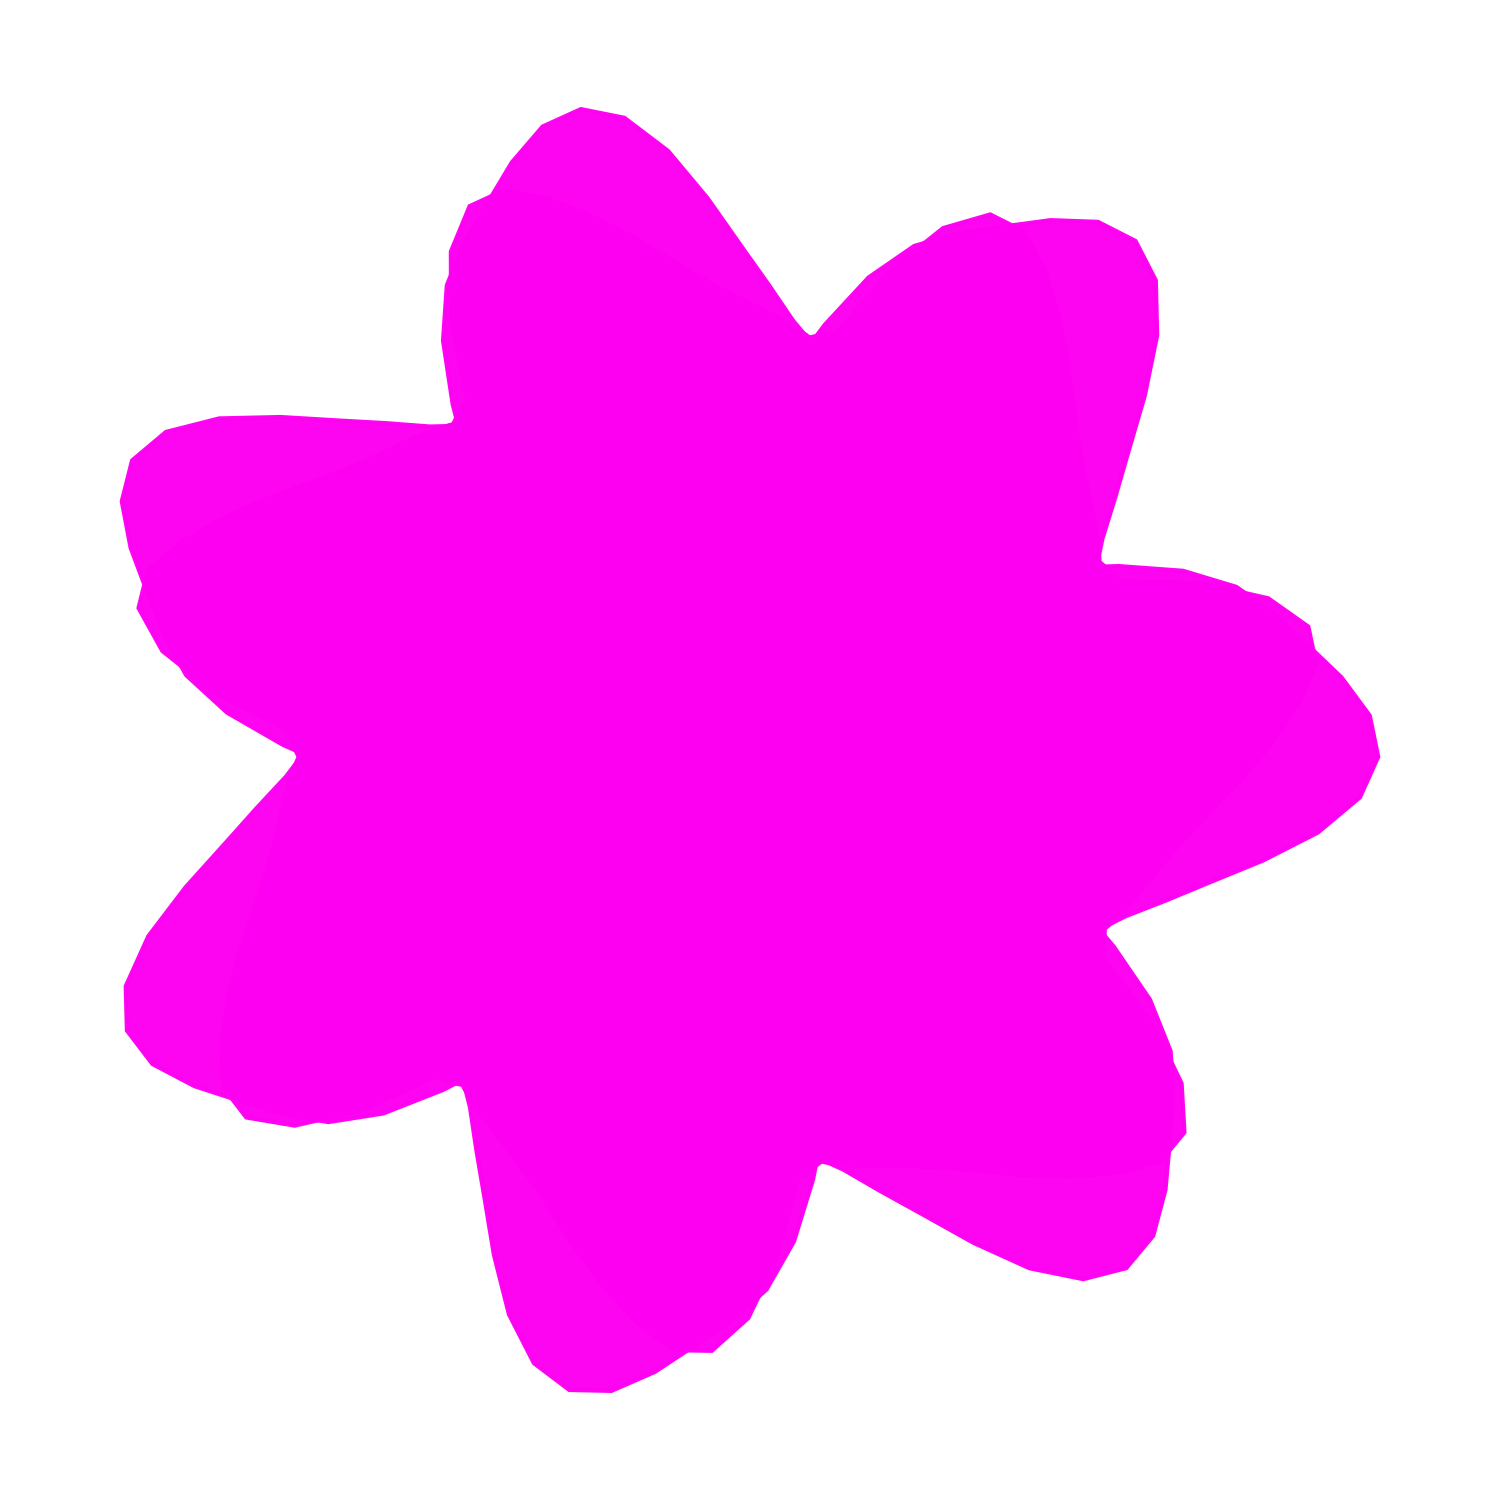

The script that saved this image:
import math
import random
import numpy as np
import matplotlib.pyplot as plt
import matplotlib.colors as mcolors
from noise import pnoise2
from math import pi as PI

def norm_rand(min_val, max_val):
    return random.uniform(min_val, max_val)

def mapval(value, in_min, in_max, out_min, out_max):
    return (value - in_min) * (out_max - out_min) / (in_max - in_min) + out_min

def rand_choice(options):
    return random.choice(options)

def sigmoid(x, coeff):
    return 1 / (1 + math.exp(-x * coeff))

def noise(x, seed):
    return pnoise2(x, seed)

def gen_params(flower_color="#ff69b4", alpha=0.7):
    PAR = {}

    randint = lambda x, y: math.floor(norm_rand(x, y))
    pow = math.pow
    sin = math.sin

    def flower_shape_mask(x):
        return math.pow(math.sin(PI * x), 0.2)

    PAR['flowerChance'] = rand_choice([norm_rand(0, 0.08), norm_rand(0, 0.03)])
    PAR['flowerLength'] = norm_rand(5, 55)
    PAR['flowerWidth'] = norm_rand(5, 30)

    flower_shape_noise_seed = random.random() * PI
    flower_jaggedness = norm_rand(8, 15)

    def flower_shape(x):
        return noise(x * flower_jaggedness, flower_shape_noise_seed) * flower_shape_mask(x)

    PAR['flowerShape'] = flower_shape
    PAR['flowerColor'] = {
        'rgb': mcolors.to_rgb(flower_color),
        'alpha': alpha
    }

    curve_coeff0 = [norm_rand(-0.5, 0.5), norm_rand(5, 10)]
    curve_coeff2 = [random.random() * PI, norm_rand(5, 15)]
    curve_coeff4 = [random.random() * 0.5, norm_rand(0.8, 1.2)]

    def flower_open_curve_1(x, op):
        if x < 0.1:
            return 2 + op * curve_coeff2[1]
        else:
            return noise(x * 10, curve_coeff2[0])

    def flower_open_curve_2(x, op):
        if x < curve_coeff4[0]:
            return 0
        else:
            return 10 - x * mapval(op, 0, 1, 16, 20) * curve_coeff4[1]

    PAR['flowerOpenCurve'] = rand_choice([flower_open_curve_1, flower_open_curve_2])
    PAR['flowerColorCurve'] = lambda x: sigmoid(x + curve_coeff0[0], curve_coeff0[1])
    PAR['flowerPetal'] = round(mapval(PAR['flowerWidth'], 5, 50, 10, 3))

    return PAR

def draw_flower(PAR, filename="flower.png"):
    shape_func = PAR['flowerShape']
    petal_count = PAR['flowerPetal']

    angles = np.linspace(0, 2 * np.pi, 100)
    fig, ax = plt.subplots(figsize=(5, 5))

    for i in range(petal_count):
        offset = 2 * np.pi * i / petal_count
        r = np.array([shape_func(x) for x in np.linspace(0, 1, 100)])
        r = r / np.max(r)  
        r = 1 + 0.6 * r 
        theta = angles + offset
        x = r * np.cos(theta)
        y = r * np.sin(theta)

        rgb = PAR['flowerColor']['rgb']
        alpha = PAR['flowerColor']['alpha']
        ax.fill(x, y, color=rgb, alpha=alpha)

    ax.set_aspect('equal')
    ax.axis('off')
    plt.tight_layout()
    plt.savefig(filename, dpi=300)
    plt.close()
    print(f"Saved flower image to: {filename}")

def draw_flower_at(ax, x, y, angle, PAR, scale=1.0):
    shape_func = PAR['flowerShape']
    petal_count = PAR['flowerPetal']
    angles = np.linspace(0, 2 * np.pi, 100)

    for i in range(petal_count):
        offset = 2 * np.pi * i / petal_count
        r = np.array([shape_func(xi) for xi in np.linspace(0, 1, 100)])
        r = r / np.max(r)
        r = 1 + 0.6 * r
        theta = angles + offset
        x_pts = r * np.cos(theta) * scale
        y_pts = r * np.sin(theta) * scale

        # rotate and shift
        x_rot = x_pts * np.cos(np.radians(angle)) - y_pts * np.sin(np.radians(angle))
        y_rot = x_pts * np.sin(np.radians(angle)) + y_pts * np.cos(np.radians(angle))

        rgb = PAR['flowerColor']['rgb']
        alpha = PAR['flowerColor']['alpha']
        ax.fill(x + x_rot, y + y_rot, color=rgb, alpha=alpha)
